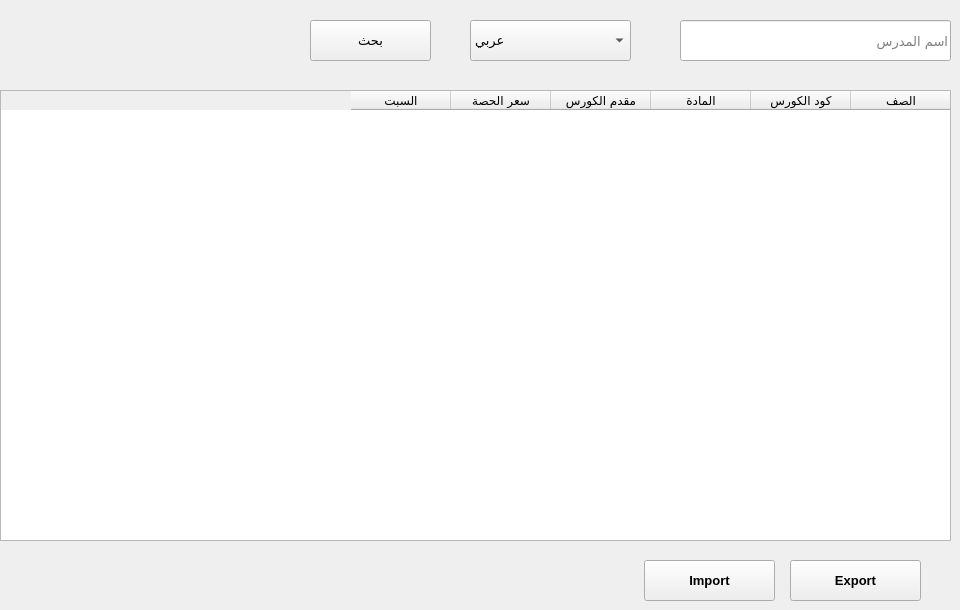
        <widget class="QWidget" name="tab_8">
         <attribute name="title">
          <string>الكل</string>
         </attribute>
         <widget class="QPushButton" name="pushButton_9">
          <property name="geometry">
           <rect>
            <x>310</x>
            <y>20</y>
            <width>121</width>
            <height>41</height>
           </rect>
          </property>
          <property name="font">
           <font>
            <family>Droid Arabic Kufi</family>
            <pointsize>10</pointsize>
           </font>
          </property>
          <property name="text">
           <string>بحث</string>
          </property>
         </widget>
         <widget class="QComboBox" name="comboBox_2">
          <property name="geometry">
           <rect>
            <x>470</x>
            <y>20</y>
            <width>161</width>
            <height>41</height>
           </rect>
          </property>
          <property name="font">
           <font>
            <family>Droid Arabic Kufi</family>
            <pointsize>10</pointsize>
           </font>
          </property>
          <item>
           <property name="text">
            <string>عربي</string>
           </property>
          </item>
          <item>
           <property name="text">
            <string>انجليزي</string>
           </property>
          </item>
          <item>
           <property name="text">
            <string/>
           </property>
          </item>
         </widget>
         <widget class="QLineEdit" name="lineEdit_2">
          <property name="geometry">
           <rect>
            <x>680</x>
            <y>20</y>
            <width>271</width>
            <height>41</height>
           </rect>
          </property>
          <property name="font">
           <font>
            <family>Droid Arabic Kufi</family>
            <pointsize>10</pointsize>
           </font>
          </property>
          <property name="placeholderText">
           <string>اسم المدرس</string>
          </property>
         </widget>
         <widget class="QTableWidget" name="tableWidget_2">
          <property name="geometry">
           <rect>
            <x>0</x>
            <y>90</y>
            <width>951</width>
            <height>451</height>
           </rect>
          </property>
          <property name="font">
           <font>
            <family>Droid Arabic Kufi</family>
           </font>
          </property>
          <property name="layoutDirection">
           <enum>Qt::RightToLeft</enum>
          </property>
          <property name="editTriggers">
           <set>QAbstractItemView::NoEditTriggers</set>
          </property>
          <property name="selectionBehavior">
           <enum>QAbstractItemView::SelectRows</enum>
          </property>
          <column>
           <property name="text">
            <string>الصف</string>
           </property>
          </column>
          <column>
           <property name="text">
            <string>كود الكورس</string>
           </property>
          </column>
          <column>
           <property name="text">
            <string>المادة</string>
           </property>
          </column>
          <column>
           <property name="text">
            <string>مقدم الكورس</string>
           </property>
          </column>
          <column>
           <property name="text">
            <string>سعر الحصة</string>
           </property>
          </column>
          <column>
           <property name="text">
            <string>السبت</string>
           </property>
          </column>
         </widget>
         <widget class="QPushButton" name="pushButton_45">
          <property name="geometry">
           <rect>
            <x>644</x>
            <y>560</y>
            <width>131</width>
            <height>41</height>
           </rect>
          </property>
          <property name="font">
           <font>
            <family>Segoe UI</family>
            <pointsize>10</pointsize>
            <weight>75</weight>
            <bold>true</bold>
           </font>
          </property>
          <property name="text">
           <string>Import</string>
          </property>
         </widget>
         <widget class="QPushButton" name="pushButton_46">
          <property name="geometry">
           <rect>
            <x>790</x>
            <y>560</y>
            <width>131</width>
            <height>41</height>
           </rect>
          </property>
          <property name="font">
           <font>
            <family>Segoe UI</family>
            <pointsize>10</pointsize>
            <weight>75</weight>
            <bold>true</bold>
           </font>
          </property>
          <property name="text">
           <string>Export</string>
          </property>
         </widget>
        </widget>
